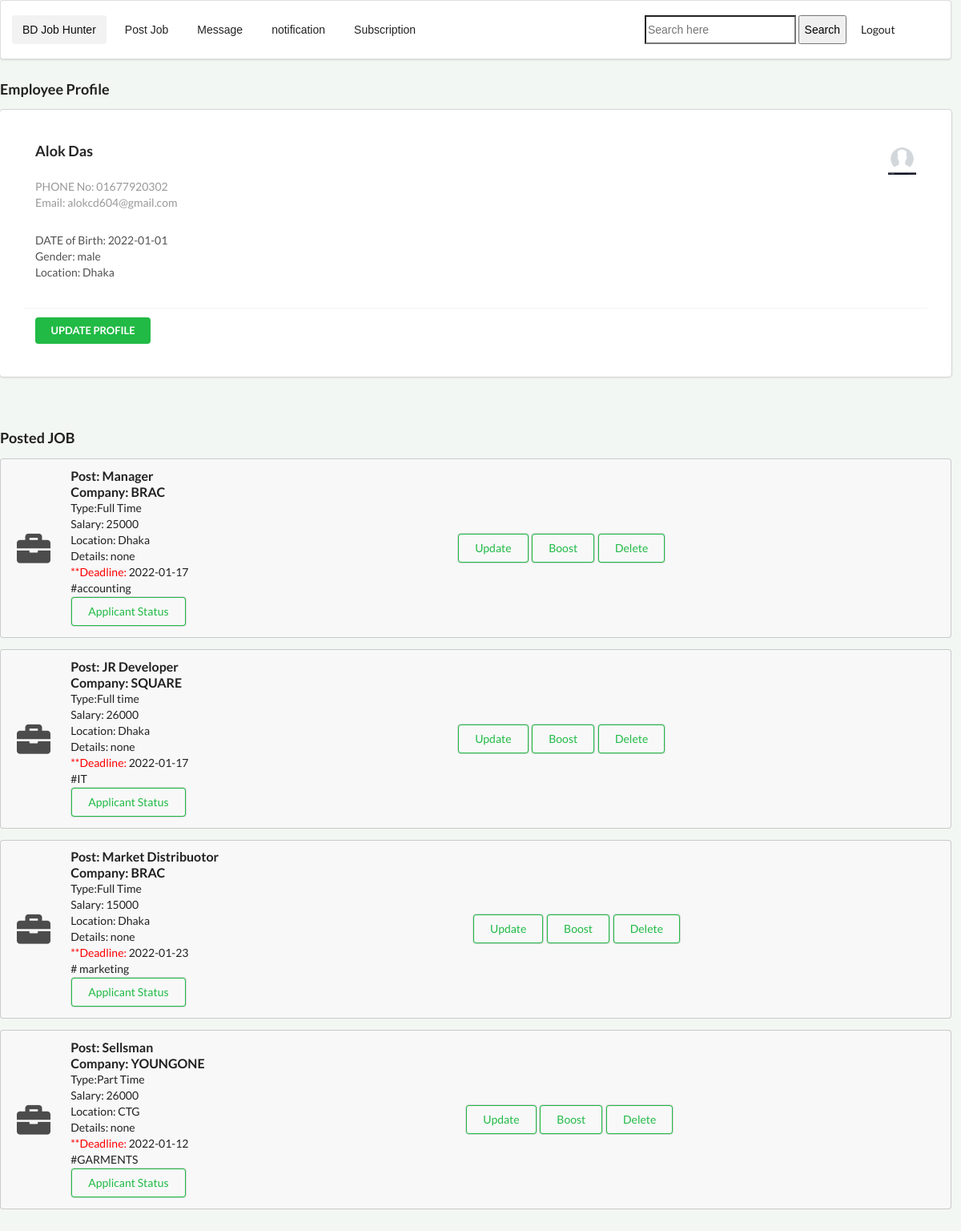
/recruiterpage.php (signed in), run on the app's committed database.
### tables this page shows
CREATE TABLE `user` (
  `username` varchar(100) NOT NULL,
  `password` int(11) NOT NULL,
  `name` varchar(100) NOT NULL,
  `location` varchar(100) NOT NULL,
  `gender` varchar(100) NOT NULL,
  `contact` varchar(11) NOT NULL,
  `usertype` varchar(100) NOT NULL,
  `dateofbirth` date NOT NULL
);

CREATE TABLE `jobs` (
  `jobid` int(11) NOT NULL,
  `jobtitle` varchar(100) NOT NULL,
  `jobtype` varchar(100) NOT NULL,
  `jobdescription` varchar(1000) NOT NULL,
  `salary` varchar(100) NOT NULL,
  `location` varchar(100) NOT NULL,
  `jobkeywords` varchar(100) NOT NULL,
  `boosted` varchar(100) NOT NULL,
  `deadline` date NOT NULL,
  `recruiter` varchar(100) NOT NULL,
  `company_name` varchar(100) NOT NULL
);

### recruiterpage.php (the view, shortened to what this page needs)
  <?php
if(
        isset($_SESSION['useremail'])
    &&  !empty($_SESSION['useremail'])
){
    $mail=$_SESSION['useremail'];
    ?>
    <!DOCTYPE html>
    <html>
        <head>
              <?php include "css.php"; ?>
        </head>
        <body>
          <div class="navbar">
              <div class="ui segment">
                  <div class="ui secondary  menu">
                      <input class="active item" type="button" value="BD Job Hunter" onclick="homefn();">
                      <input class="item" type="button" value="Post Job" onclick="postjobfn();">
                      <input class="item" type="button" value="Message" onclick="messagefn();">
                      <input class="item" type="button" value="notification" onclick="notificationfn();">
                      <input class="item" type="button" value="Subscription" onclick="subscriebefn();">
                      <div class="right menu">
                          <div class="item">
                              <div class="ui icon input">
                                  <form action="cvsearchprocess.php" method="POST">
                                      <input type="text" name="pid" id="pid" Placeholder="Search here">
                                      <input type="submit" value="Search">
                                  </form>
                                  <input class="item" type="button" value="Logout" onclick="logoutfn();">
                              </div>
                          </div>
                      </div>
                  </div>
              </div>
          </div>
          <?php
                    $conn=new PDO('mysql:host=localhost:3306;dbname=careerbuilder;','root','');
                        $conn->setAttribute(PDO::ATTR_ERRMODE,PDO::ERRMODE_EXCEPTION);
             $sqlquerystring="SELECT * FROM recruiter WHERE username='$mail'";
            $returnobj=$conn->query($sqlquerystring);
            if($returnobj->rowCount()==0){
                ?>
 <div class="companyinfo">
        <h2>Please Enter Your Company Name to complete Your Profile</h2>
        <form action="updatecompanyinfo.php" method="POST">
            <level>Company Name:</level>
            <input type="text" name="company" id="company" Placeholder="ALL CAPITAL LETTER">
            <input type="submit" value="Submit">
        </form>
    </div>
                 <?php
                }
    else{
          try{
              ?>
              <h3>Employee Profile</h2>
              <?php
                        $conn=new PDO('mysql:host=localhost:3306;dbname=careerbuilder;','root','');
                        $conn->setAttribute(PDO::ATTR_ERRMODE,PDO::ERRMODE_EXCEPTION);
                         $mail=$_SESSION['useremail'];
                        $sqlquerystring="SELECT * FROM user WHERE username='$mail'";
                        $returnobj=$conn->query($sqlquerystring);
                            $tabledata=$returnobj->fetchAll();
                            foreach($tabledata AS $row){
                                ?>
                                 <div class="ui cards">
  <div class="card" id="recprofile">
    <div class="content">
      <img class="right floated mini ui image" src="images/maleavatar.png">
      <div class="header">
        <?php echo $row['name']; ?> <br><br>
      </div>
      <div class="meta">
        PHONE No: <?php echo $row['contact']; ?> <br>
        Email: <?php echo $row['username']; ?> <br><br>
      </div>
      <div class="description">
        DATE of Birth: <?php echo $row['dateofbirth']; ?> <br>
            Gender: <?php echo $row['gender']; ?> <br>
            Location: <?php echo $row['location']; ?> <br><br>
      </div>
    </div>
     <div class="extra content">
    <button class="ui small green button" onclick="profileupdatefn();">UPDATE PROFILE</button>
  </div>
</div>
</div>
    <br><br>
                                <?php
                            }
                        }
                    catch (PDOException $ex){
                        ?>
                             catch No data found
                        <?php
                    }
                    ?>
            <h3>Posted JOB</h3>
            <table>
                <tbody>
             <?php
                     try{
                        $conn=new PDO('mysql:host=localhost:3306;dbname=careerbuilder;','root','');
                        $conn->setAttribute(PDO::ATTR_ERRMODE,PDO::ERRMODE_EXCEPTION);
                         $mail=$_SESSION['useremail'];
                        $sqlquerystring="SELECT * FROM jobs WHERE recruiter='$mail'";
                        $returnobj=$conn->query($sqlquerystring);
                        if($returnobj->rowCount()==0){
                             ?>
                                <tr>
                                    <td colspan="10">DIDN'T POST ANY JOB YET   <input id="nodatafound" type="button" value=" Want to Hire Now!!?" onclick="postjobfn();"></td>
                                </tr>
                            <?php
                        }
                        else{
                            $tabledata=$returnobj->fetchAll();
                            foreach($tabledata AS $row){
                                ?>
                                 <tr>
                                          <div class="ui icon message">
                                        <i class="briefcase icon"></i>
                                        <div class="content">
                                            <div class="header">
                                                Post: <?php echo $row['jobtitle']; ?><br>
                                                Company: <?php echo $row['company_name']; ?>
                                            </div>
                                            <div class="meta">
                                                Type:<?php echo $row['jobtype']; ?><br>
                                                Salary: <?php echo  $row['salary']?><br>
                                            </div>
                                            <div class="description">
                                                Location: <?php echo  $row['location']; ?><br>
                                                Details: <?php echo $row['jobdescription'] ?><br>
                                                   <span style="color:red">**Deadline:</span>
                                            <?php echo $row['deadline'] ?><br>
                                                #<?php echo $row['jobkeywords'] ?><br>
                                            </div>
                                             <div class="ui basic buttons">
                                                <div class="ui  basic green button" onclick="statusfn(<?php echo $row['jobid'];  ?>);"> Applicant Status</div>
                                            </div>
                                        </div>
                                        <div class="extra content">
                                            <div class="ui  basic buttons">
                                                <div class="ui basic green button" onclick="updatefn(<?php echo $row['jobid']; ?>);">Update</div>
                                            </div>
                                            <div class="ui  basic buttons">
                                                <div class="ui basic green button" onclick="boostfn(<?php echo $row['jobid']; ?>);">Boost</div>
                                            </div>
                                            <div class="ui  basic buttons">
                                                <div class="ui basic green button" onclick="deletefn(<?php echo $row['jobid']; ?>);">Delete</div>
                                            </div>
                                        </div>
                                    </div>
                                </tr>
                                <?php
                            }
                        }
                        }
                    catch (PDOException $ex){
                        ?>
                             catch No data found
                        <?php
                    }
                    ?>
            </tbody>
            </table>
            <br> <br>
           <?php
    }
           ?>
        </body>
    </html>
    <?php
}
else{
    ?>
        <script>location.assign('login.php')</script>
    <?php
}
?>

### css.php (style rules this page uses)
body { background-color: rgb(243,247,243); width: 99%; }
#recprofile { width: 100%; padding: 30px; }
.right { float: right; }

### data on the page
user: name "Alok Das", contact "01677920302", username "alokcd604@gmail.com", dateofbirth "2022-01-01", gender "male", location "Dhaka"
jobs: jobtitle "Manager", company_name "BRAC", jobtype "Full Time", salary "25000", location "Dhaka", jobdescription "none", deadline "2022-01-17", jobkeywords "accounting"
jobs: jobtitle "JR Developer", company_name "SQUARE", jobtype "Full time", salary "26000", location "Dhaka", jobdescription "none", deadline "2022-01-17", jobkeywords "IT"
jobs: jobtitle "Market Distribuotor", company_name "BRAC", jobtype "Full Time", salary "15000", location "Dhaka", jobdescription "none", deadline "2022-01-23", jobkeywords "marketing"
jobs: jobtitle "Sellsman", company_name "YOUNGONE", jobtype "Part Time", salary "26000", location "CTG", jobdescription "none", deadline "2022-01-12", jobkeywords "GARMENTS"
